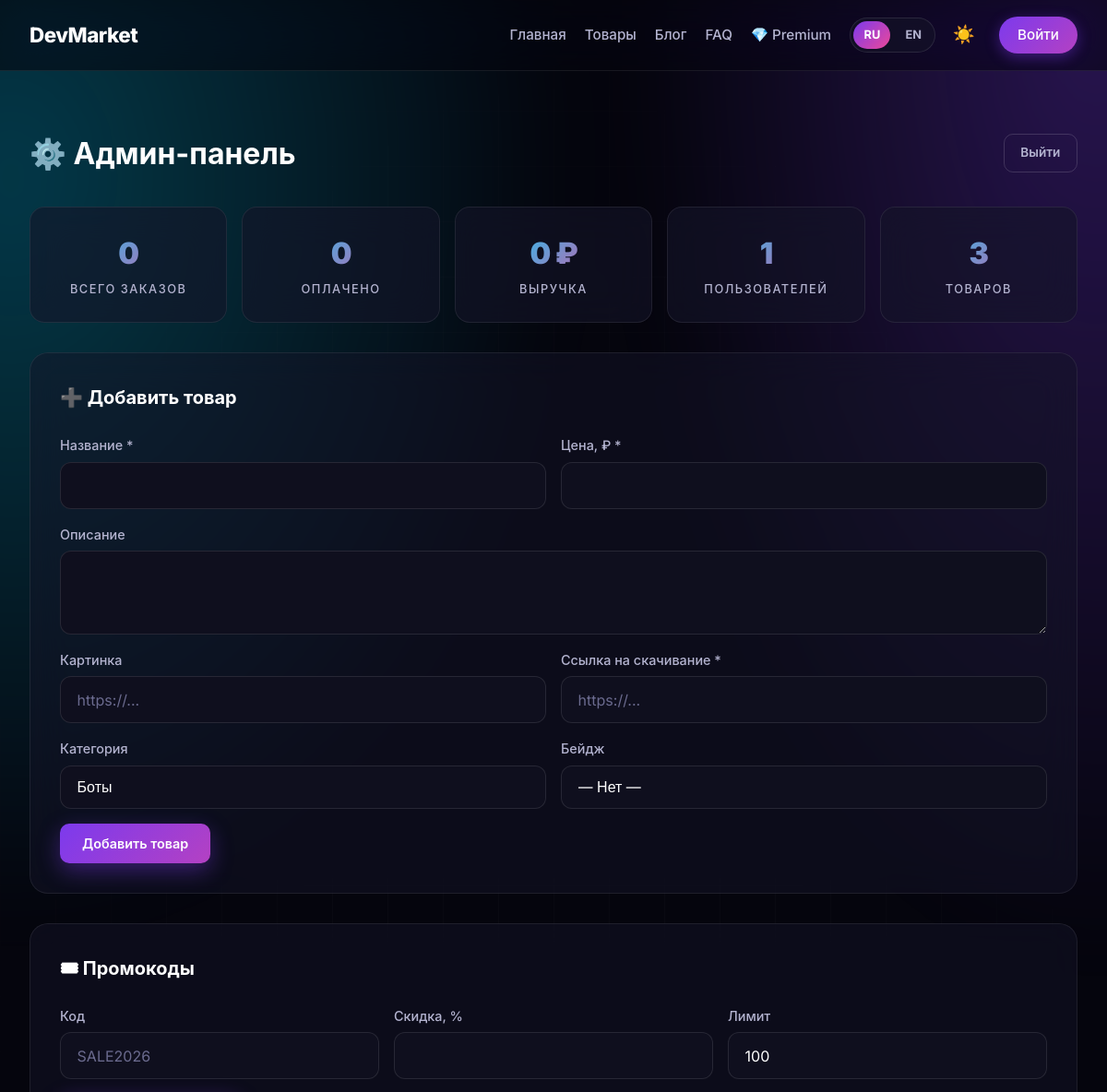
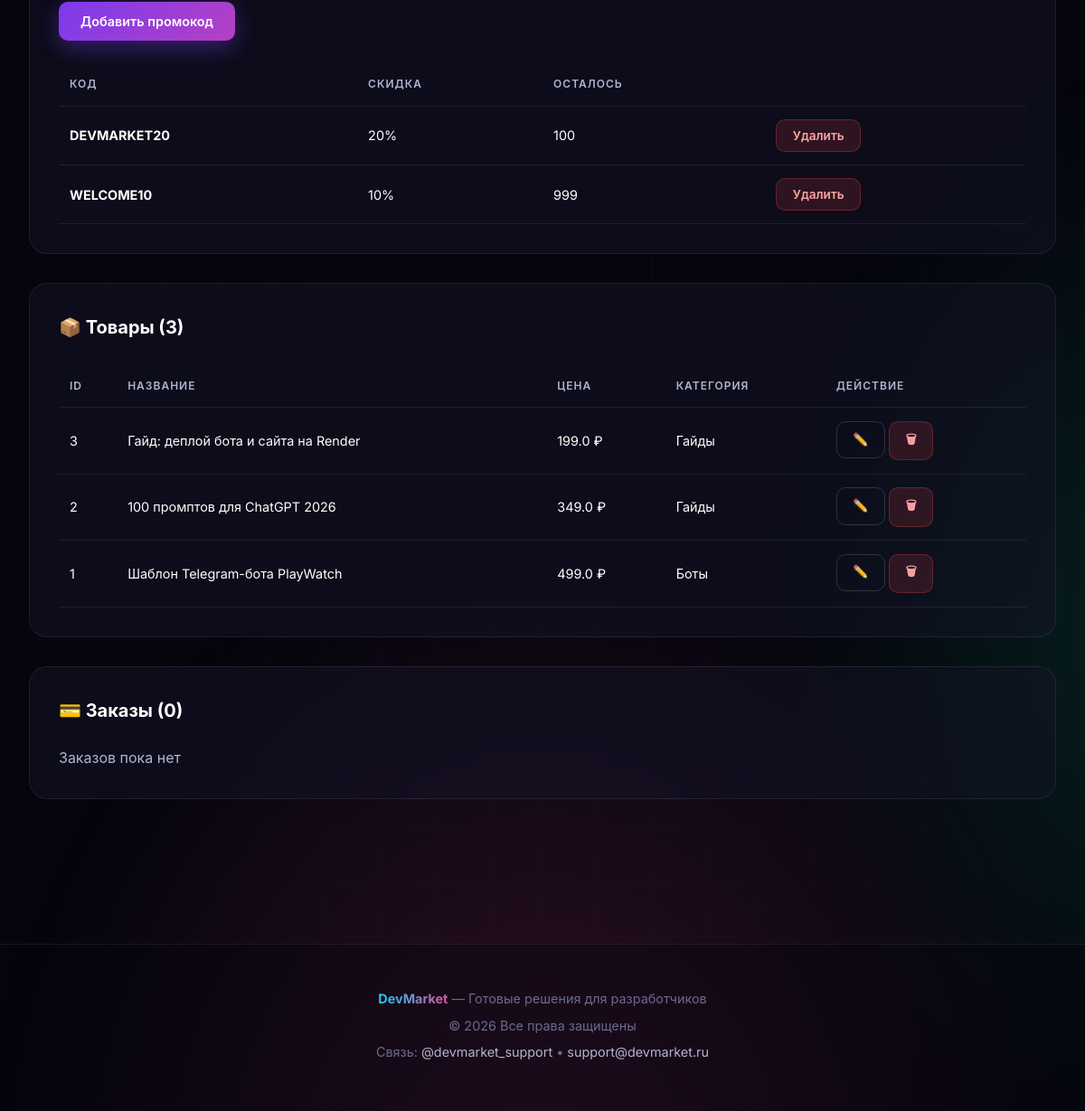
/admin-9f8a7b6c (signed in), run on the app's committed database (2 pictures, top to bottom).
### tables this page shows
CREATE TABLE promocodes (
                id INTEGER PRIMARY KEY AUTOINCREMENT,
                code TEXT UNIQUE NOT NULL,
                discount INTEGER NOT NULL,
                uses_left INTEGER DEFAULT 100,
                active INTEGER DEFAULT 1,
                created_at TIMESTAMP DEFAULT CURRENT_TIMESTAMP
            );

CREATE TABLE products (
                id INTEGER PRIMARY KEY AUTOINCREMENT,
                title TEXT NOT NULL,
                title_en TEXT,
                description TEXT,
                description_en TEXT,
                price REAL NOT NULL,
                image_url TEXT,
                download_url TEXT,
                category TEXT DEFAULT 'Прочее',
                badge TEXT,
                created_at TEXT DEFAULT CURRENT_TIMESTAMP
            );

### app.py (the view, shortened to what this page needs)
@app.route(f"/{SECRET_ADMIN_URL}", methods=["GET", "POST"])
def admin():
    if request.method == "POST" and "password" in request.form:
        if request.form["password"] == ADMIN_PASSWORD:
            session["is_admin"] = True
            return redirect(url_for("admin"))
        flash("Неверный пароль", "error")
    if not session.get("is_admin"):
        return render_template("admin_login.html")
    products = db.get_all_products()
    orders = db.get_all_orders()
    promocodes = db.get_all_promocodes()
    stats = db.get_orders_stats()
    posts = db.get_all_posts()
    return render_template("admin.html", products=products, orders=orders, promocodes=promocodes, stats=stats, posts=posts)

### app.py (called while the page is built)
def get_lang():
    return session.get("lang", "ru")

def t(key):
    return TRANSLATIONS.get(get_lang(), TRANSLATIONS["ru"]).get(key, key)

@app.context_processor
def inject_globals():
    user = get_current_user()
    cart_count = db.get_cart_count(user["id"]) if user else 0
    return {
        "brand": BRAND,
        "current_user": user,
        "cart_count": cart_count,
        "t": t,
        "lang": get_lang(),
    }

def get_current_user():
    if session.get("user_id"):
        return db.get_user_by_id(session["user_id"])
    return None

### database.py (called while the page is built)
def get_db():
    conn = sqlite3.connect(DB_PATH)
    conn.row_factory = sqlite3.Row
    return conn

def get_all_products():
    with get_db() as conn:
        return conn.execute("SELECT * FROM products ORDER BY id DESC").fetchall()

def get_all_promocodes():
    with get_db() as conn:
        return conn.execute("SELECT * FROM promocodes ORDER BY id DESC").fetchall()

def get_all_orders():
    with get_db() as conn:
        return conn.execute("""
            SELECT orders.*, products.title as product_title
            FROM orders
            LEFT JOIN products ON orders.product_id = products.id
            ORDER BY orders.id DESC LIMIT 100
        """).fetchall()

def get_orders_stats():
    with get_db() as conn:
        total_orders = conn.execute("SELECT COUNT(*) FROM orders").fetchone()[0]
        paid_orders = conn.execute("SELECT COUNT(*) FROM orders WHERE status = 'paid'").fetchone()[0]
        revenue = conn.execute("SELECT COALESCE(SUM(final_price), 0) FROM orders WHERE status = 'paid'").fetchone()[0]
        users = conn.execute("SELECT COUNT(*) FROM users").fetchone()[0]
        products = conn.execute("SELECT COUNT(*) FROM products").fetchone()[0]
        premium_users = conn.execute("SELECT COUNT(*) FROM users WHERE is_premium = 1").fetchone()[0]
        return {
            "total_orders": total_orders,
            "paid_orders": paid_orders,
            "revenue": round(revenue, 2),
            "users": users,
            "products": products,
            "premium_users": premium_users,
        }

def get_all_posts():
    with get_db() as conn:
        return conn.execute("SELECT * FROM blog ORDER BY id DESC").fetchall()

### templates/admin.html (shortened to what this page needs)
{% extends "base.html" %}
{% block content %}
<div class="container">
    <div class="admin-header">
        <h1>⚙️ Админ-панель</h1>
        <a href="/{{ request.path.split('/')[1] }}/logout" class="btn btn-outline btn-sm">Выйти</a>
    </div>
    <div class="stats-grid">
        <div class="stat-card">
            <span class="stat-value">{{ stats.total_orders }}</span>
            <span class="stat-label">Всего заказов</span>
        </div>
        <div class="stat-card">
            <span class="stat-value">{{ stats.paid_orders }}</span>
            <span class="stat-label">Оплачено</span>
        </div>
        <div class="stat-card">
            <span class="stat-value">{{ stats.revenue }} ₽</span>
            <span class="stat-label">Выручка</span>
        </div>
        <div class="stat-card">
            <span class="stat-value">{{ stats.users }}</span>
            <span class="stat-label">Пользователей</span>
        </div>
        <div class="stat-card">
            <span class="stat-value">{{ stats.products }}</span>
            <span class="stat-label">Товаров</span>
        </div>
    </div>
    <div class="admin-card">
        <h3>➕ Добавить товар</h3>
        <form method="post">
            <div class="form-row">
                <div class="form-group">
                    <label>Название *</label>
                    <input type="text" name="title" class="form-input" required>
                </div>
                <div class="form-group">
                    <label>Цена, ₽ *</label>
                    <input type="number" name="price" class="form-input" step="0.01" min="1" required>
                </div>
            </div>
            <div class="form-group">
                <label>Описание</label>
                <textarea name="description" class="form-input" rows="3"></textarea>
            </div>
            <div class="form-row">
                <div class="form-group">
                    <label>Картинка</label>
                    <input type="url" name="image_url" class="form-input" placeholder="https://...">
                </div>
                <div class="form-group">
                    <label>Ссылка на скачивание *</label>
                    <input type="url" name="download_url" class="form-input" placeholder="https://..." required>
                </div>
            </div>
            <div class="form-row">
                <div class="form-group">
                    <label>Категория</label>
                    <select name="category" class="form-input">
                        <option>Боты</option><option>Сайты</option><option>Гайды</option><option>Скрипты</option><option>Прочее</option>
                    </select>
                </div>
                <div class="form-group">
                    <label>Бейдж</label>
                    <select name="badge" class="form-input">
                        <option value="">— Нет —</option><option>ХИТ</option><option>NEW</option><option>TOP</option><option>PRO</option>
                    </select>
                </div>
            </div>
            <button type="submit" class="btn btn-primary">Добавить товар</button>
        </form>
    </div>
    <div class="admin-card">
        <h3>🎟 Промокоды</h3>
        <form method="post" style="margin-bottom: 1.5rem;">
            <div class="form-row-3">
                <div class="form-group">
                    <label>Код</label>
                    <input type="text" name="promo_code" class="form-input" placeholder="SALE2026" required>
                </div>
                <div class="form-group">
                    <label>Скидка, %</label>
                    <input type="number" name="discount" class="form-input" min="1" max="99" required>
                </div>
                <div class="form-group">
                    <label>Лимит</label>
                    <input type="number" name="uses" class="form-input" value="100" min="1">
                </div>
            </div>
            <button type="submit" class="btn btn-primary">Добавить промокод</button>
        </form>
        {% if promocodes %}
        <table class="admin-table">
            <thead><tr><th>Код</th><th>Скидка</th><th>Осталось</th><th></th></tr></thead>
            <tbody>
                {% for pc in promocodes %}
                <tr>
                    <td><strong>{{ pc['code'] }}</strong></td>
                    <td>{{ pc['discount'] }}%</td>
                    <td>{{ pc['uses_left'] }}</td>
                    <td>
                        <form method="post" action="/{{ request.path.split('/')[1] }}/promo/delete/{{ pc['code'] }}" style="display: inline;" onsubmit="return confirm('Удалить {{ pc['code'] }}?');">
                            <button type="submit" class="btn btn-danger btn-sm">Удалить</button>
                        </form>
                    </td>
                </tr>
                {% endfor %}
            </tbody>
        </table>
        {% endif %}
    </div>
    <div class="admin-card">
        <h3>📦 Товары ({{ products|length }})</h3>
        <table class="admin-table">
            <thead><tr><th>ID</th><th>Название</th><th>Цена</th><th>Категория</th><th>Действие</th></tr></thead>
            <tbody>
                {% for p in products %}
                <tr>
                    <td>{{ p['id'] }}</td>
                    <td>{{ p['title'] }}</td>
                    <td>{{ p['price'] }} ₽</td>
                    <td>{{ p['category'] }}</td>
                    <td>
                        <a href="/{{ request.path.split('/')[1] }}/edit/{{ p['id'] }}" class="btn btn-outline btn-sm">✏️</a>
                        <form method="post" action="/{{ request.path.split('/')[1] }}/delete/{{ p['id'] }}" style="display: inline;" onsubmit="return confirm('Удалить «{{ p['title'] }}»?');">
                            <button type="submit" class="btn btn-danger btn-sm">🗑</button>
                        </form>
                    </td>
                </tr>
                {% endfor %}
            </tbody>
        </table>
    </div>
    <div class="admin-card">
        <h3>💳 Заказы ({{ orders|length }})</h3>
        {% if orders %}
        <table class="admin-table">
            <thead><tr><th>Дата</th><th>Товар</th><th>Email</th><th>Промокод</th><th>Сумма</th><th>Статус</th></tr></thead>
            <tbody>
                {% for o in orders %}
                <tr>
                    <td>{{ o['created_at'] }}</td>
                    <td>{{ o['product_title'] or '—' }}</td>
                    <td>{{ o['buyer_email'] or '—' }}</td>
                    <td>{{ o['promo_code'] or '—' }}</td>
                    <td>{{ o['final_price'] or '—' }} ₽</td>
                    <td>{% if o['status'] == 'paid' %}<span style="color: #6ee7b7;">✅</span>{% else %}<span style="color: #fbbf24;">⏳</span>{% endif %}</td>
                </tr>
                {% endfor %}
            </tbody>
        </table>
        {% else %}
        <p style="color: #b4b4d0;">Заказов пока нет</p>
        {% endif %}
    </div>
</div>
{% endblock %}

### data on the page
promocodes: code "DEVMARKET20", discount "20", uses_left "100"
promocodes: code "WELCOME10", discount "10", uses_left "999"
products: id "3", title "Гайд: деплой бота и сайта на Render", price "199.0", category "Гайды"
products: id "2", title "100 промптов для ChatGPT 2026", price "349.0", category "Гайды"
products: id "1", title "Шаблон Telegram-бота PlayWatch", price "499.0", category "Боты"

### other printed values
{{ brand.name }} "DevMarket"
{{ t('home') }} "Главная"
{{ t('products') }} "Товары"
{{ t('blog') }} "Блог"
{{ t('faq') }} "FAQ"
{{ t('premium') }} "Premium"
{{ t('login') }} "Войти"
{{ stats.total_orders }} "0"
{{ stats.paid_orders }} "0"
{{ stats.revenue }} "0"
{{ stats.users }} "1"
{{ stats.products }} "3"
{{ products|length }} "3"
{{ orders|length }} "0"
{{ brand.tagline }} "Готовые решения для разработчиков"
